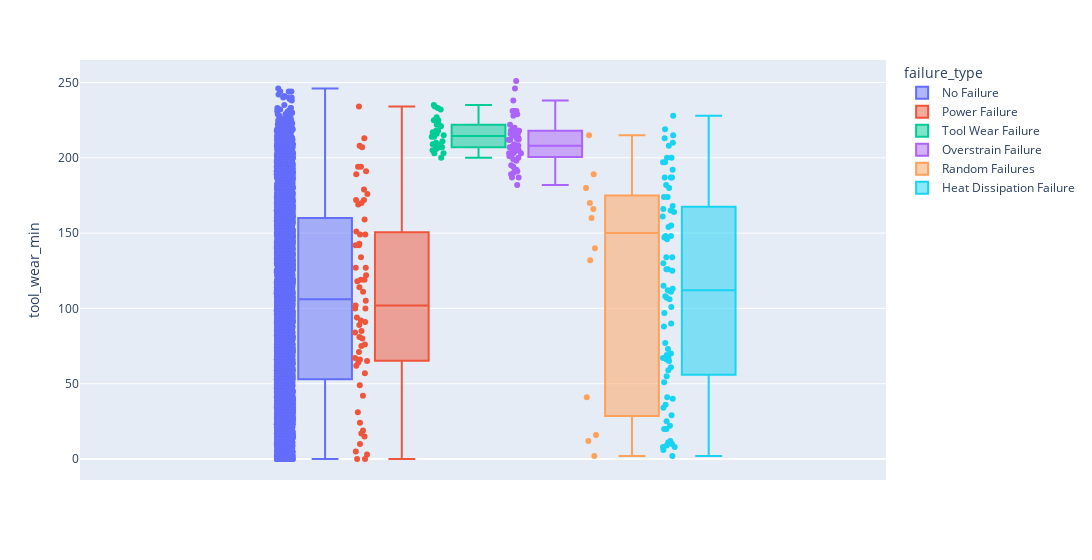

The notebook cell this image was saved under:
### Code cell
histogram('tool_wear_min')

### Figure 1 — Plotly figure (JSON) as saved in the notebook; plotly's stock layout.template omitted (floating-point values rounded to 4 significant figures; data arrays with more than 128 entries replaced by an {"elided": "..."} marker saying what was removed)
{"data": [{"alignmentgroup": "True", "boxpoints": "all", "hovertemplate": "failure_type=No Failure<br>tool_wear_min=%{y}<extra></extra>", "legendgroup": "No Failure", "marker": {"color": "#636efa"}, "name": "No Failure", "notched": false, "offsetgroup": "No Failure", "orientation": "v", "showlegend": true, "type": "box", "x0": " ", "xaxis": "x", "y": {"elided": "6435 int values"}, "y0": " ", "yaxis": "y"}, {"alignmentgroup": "True", "boxpoints": "all", "hovertemplate": "failure_type=Power Failure<br>tool_wear_min=%{y}<extra></extra>", "legendgroup": "Power Failure", "marker": {"color": "#EF553B"}, "name": "Power Failure", "notched": false, "offsetgroup": "Power Failure", "orientation": "v", "showlegend": true, "type": "box", "x0": " ", "xaxis": "x", "y": [191, 119, 19, 127, 118, 31, 213, 89, 149, 24, 100, 105, 194, 142, 176, 57, 67, 42, 119, 179, 134, 76, 159, 81, 15, 194, 169, 85, 114, 142, 80, 84, 71, 94, 5, 65, 234, 0, 122, 127, 208, 66, 10, 189, 49, 75, 100, 170, 17, 62, 149, 3, 91, 143, 111, 64, 102, 151, 207, 172, 0, 92, 172], "y0": " ", "yaxis": "y"}, {"alignmentgroup": "True", "boxpoints": "all", "hovertemplate": "failure_type=Tool Wear Failure<br>tool_wear_min=%{y}<extra></extra>", "legendgroup": "Tool Wear Failure", "marker": {"color": "#00cc96"}, "name": "Tool Wear Failure", "notched": false, "offsetgroup": "Tool Wear Failure", "orientation": "v", "showlegend": true, "type": "box", "x0": " ", "xaxis": "x", "y": [208, 209, 225, 203, 221, 203, 214, 207, 207, 235, 218, 233, 211, 215, 234, 227, 206, 210, 216, 214, 232, 222, 209, 225, 222, 207, 217, 200, 205, 218], "y0": " ", "yaxis": "y"}, {"alignmentgroup": "True", "boxpoints": "all", "hovertemplate": "failure_type=Overstrain Failure<br>tool_wear_min=%{y}<extra></extra>", "legendgroup": "Overstrain Failure", "marker": {"color": "#ab63fa"}, "name": "Overstrain Failure", "notched": false, "offsetgroup": "Overstrain Failure", "orientation": "v", "showlegend": true, "type": "box", "x0": " ", "xaxis": "x", "y": [216, 218, 218, 203, 199, 215, 202, 213, 212, 189, 218, 218, 220, 207, 228, 191, 231, 195, 212, 182, 187, 231, 204, 194, 200, 205, 246, 251, 213, 208, 190, 204, 192, 216, 208, 206, 212, 208, 191, 198, 222, 209, 203, 220, 212, 207, 201, 203, 229, 231, 238, 187], "y0": " ", "yaxis": "y"}, {"alignmentgroup": "True", "boxpoints": "all", "hovertemplate": "failure_type=Random Failures<br>tool_wear_min=%{y}<extra></extra>", "legendgroup": "Random Failures", "marker": {"color": "#FFA15A"}, "name": "Random Failures", "notched": false, "offsetgroup": "Random Failures", "orientation": "v", "showlegend": true, "type": "box", "x0": " ", "xaxis": "x", "y": [132, 166, 189, 140, 2, 170, 215, 12, 180, 16, 160, 41], "y0": " ", "yaxis": "y"}, {"alignmentgroup": "True", "boxpoints": "all", "hovertemplate": "failure_type=Heat Dissipation Failure<br>tool_wear_min=%{y}<extra></extra>", "legendgroup": "Heat Dissipation Failure", "marker": {"color": "#19d3f3"}, "name": "Heat Dissipation Failure", "notched": false, "offsetgroup": "Heat Dissipation Failure", "orientation": "v", "showlegend": true, "type": "box", "x0": " ", "xaxis": "x", "y": [113, 166, 67, 88, 130, 108, 126, 208, 213, 22, 73, 90, 126, 134, 148, 155, 8, 41, 97, 101, 111, 125, 154, 174, 180, 182, 187, 20, 70, 77, 147, 197, 6, 12, 36, 55, 61, 107, 134, 148, 165, 197, 10, 20, 67, 161, 168, 187, 11, 25, 40, 65, 106, 115, 146, 164, 174, 200, 228, 9, 187, 192, 200, 210, 215, 219, 2, 8, 29, 51, 66, 112, 34, 59, 69], "y0": " ", "yaxis": "y"}], "layout": {"boxmode": "group", "legend": {"title": {"text": "failure_type"}, "tracegroupgap": 0}, "margin": {"t": 60}, "width": 1200, "xaxis": {"anchor": "y", "domain": [0, 1]}, "yaxis": {"anchor": "x", "domain": [0, 1], "title": {"text": "tool_wear_min"}}}}
